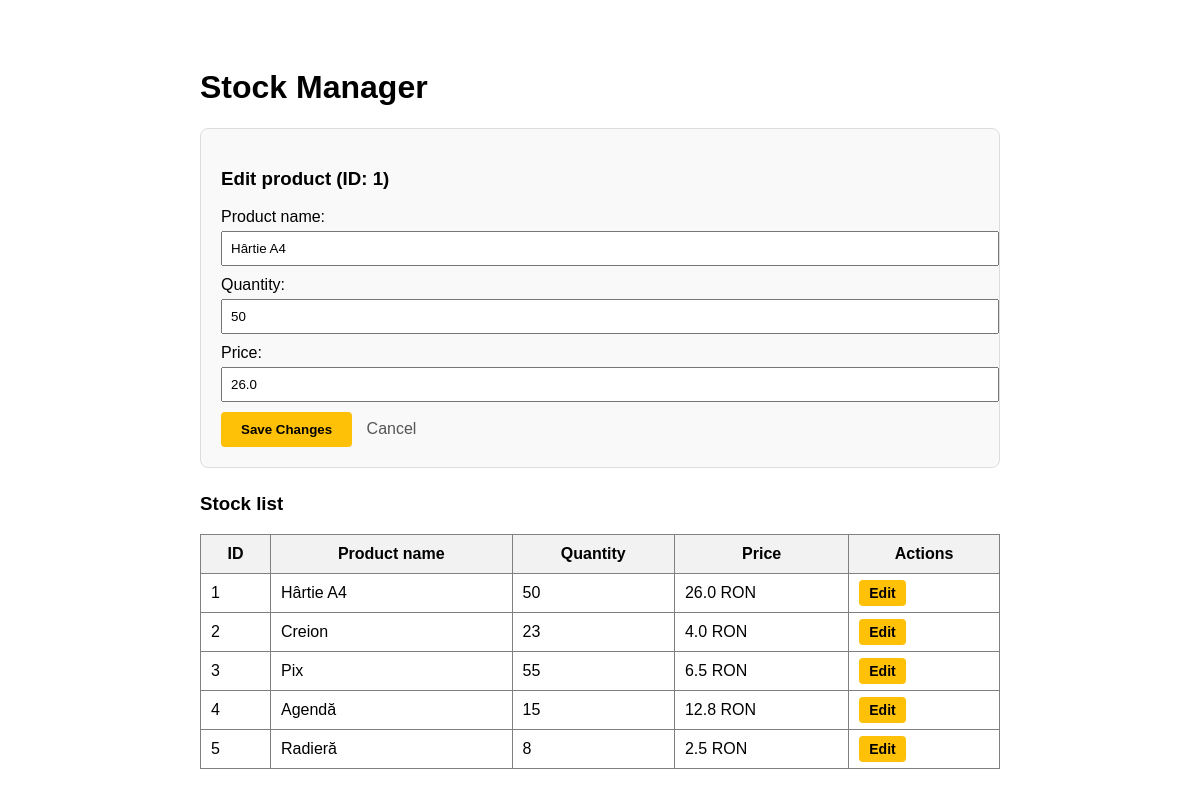
Screenshot of /edit/1 with the database file from the repository.
### tables this page shows
CREATE TABLE products (
            id INTEGER PRIMARY KEY AUTOINCREMENT,
            name TEXT NOT NULL,
            quantity INTEGER NOT NULL,
            price REAL NOT NULL
        );

### app.py (the view)
@app.route('/edit/<int:id>')
def edit_product(id):
    conn = get_db_connection()
    products = conn.execute('SELECT * FROM products').fetchall()
    product_to_edit = conn.execute('SELECT * FROM products WHERE id = ?', (id,)).fetchone()
    conn.close()
    return render_template('index.html', products=products, product_to_edit=product_to_edit)

### app.py (called while the page is built)
def get_db_connection():
    conn = sqlite3.connect('stock.db') # deschide conexiunea la baza de date
    conn.row_factory = sqlite3.Row # permite accesarea coloanelor din baza de date ca și cum ar fi atribute ale unui obiect
    return conn # returnează obiectul de conexiune creat

### templates/index.html (shortened to what this page needs)
<!DOCTYPE html>
<html lang="ro">
<head>
    <link rel="stylesheet" href="{{ url_for('static', filename='style.css') }}">
</head>
<body>
    <div class="container" style="padding: 40px; font-family: sans-serif; max-width: 800px; margin: auto;">
        <h1>Stock Manager</h1>
        <div class="card-add">
            <h3>{% if product_to_edit %}Edit product (ID: {{ product_to_edit.id }}){% else %}Add new product{% endif %}</h3>
            <form action="{% if product_to_edit %}/update/{{ product_to_edit.id }}{% else %}/add{% endif %}" method="POST">
                <div style="margin-bottom: 10px;">
                    <label>Product name:</label><br>
                    <input type="text" name="name" value="{{ product_to_edit.name if product_to_edit else '' }}" required style="width: 100%; padding: 8px; margin-top: 5px;">
                </div>
                <div style="margin-bottom: 10px;">
                    <label>Quantity:</label><br>
                    <input type="number" name="quantity" value="{{ product_to_edit.quantity if product_to_edit else '' }}" required style="width: 100%; padding: 8px; margin-top: 5px;">
                </div>
                <div style="margin-bottom: 10px;">
                    <label>Price:</label><br>
                    <input type="number" step="0.01" name="price" value="{{ product_to_edit.price if product_to_edit else '' }}" required style="width: 100%; padding: 8px; margin-top: 5px;">
                </div>
                <button type="submit" class="btn-form {% if product_to_edit %}btn-edit{% else %}btn-add{% endif %}">
                    {% if product_to_edit %}Save Changes{% else %}Add Product{% endif %}
                </button>
                {% if product_to_edit %}
                <a href="/" style="margin-left: 10px; text-decoration: none; color: #555;">Cancel</a>
                {% endif %}
            </form>
        </div>
        <h3>Stock list</h3>
        <table border="1" cellpadding="10" cellspacing="0" style="width: 100%; border-collapse: collapse;">
            <tr style="background: #f2f2f2;">
                <th>ID</th>
                <th>Product name</th>
                <th>Quantity</th>
                <th>Price</th>
                <th>Actions</th>
            </tr>
            {% for product in products %}
            <tr>
                <td>{{ product.id }}</td>
                <td>{{ product.name }}</td>
                <td>{{ product.quantity }}</td>
                <td>{{ product.price }} RON</td>
                <td>
                    <a href="/edit/{{ product.id }}" style="background: #ffc107; color: black; padding: 5px 10px; text-decoration: none; border-radius: 4px; font-size: 14px; font-weight: bold;">Edit</a>
                </td>
            </tr>
            {% endfor %}
        </table>
    </div>
</body>
</html>

### static/style.css (style rules this page uses)
.card-add { background: #f9f9f9; border: 1px solid #ddd; padding: 20px; margin-bottom: 25px; border-radius: 8px; }
.btn-form { padding: 10px 20px; border: none; border-radius: 4px; cursor: pointer; font-weight: bold; }
.btn-edit { background: #ffc107; color: black; }

### rows the page displays
products: id "1", name "Hârtie A4", quantity "50", price "26.0"
products: id "2", name "Creion", quantity "23", price "4.0"
products: id "3", name "Pix", quantity "55", price "6.5"
products: id "4", name "Agendă", quantity "15", price "12.8"
products: id "5", name "Radieră", quantity "8", price "2.5"
